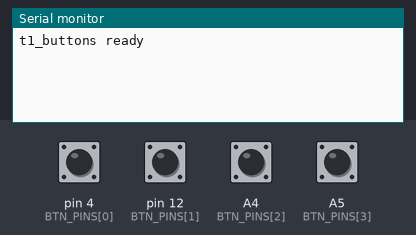
Recording of a sketch running on a simulated Arduino Uno, built with avr-gcc and run on an emulated ATmega328P. Shown: the last lines printed to the serial monitor. The test bench sets the inputs (shaded band); at power-on: A4 (BTN_PINS[2]), A5 (BTN_PINS[3]), pin 4 (BTN_PINS[0]), pin 12 (BTN_PINS[1]) HIGH.

Above: at 1.2 s.
1.3 s: pin 4 (BTN_PINS[0]) pulled LOW for 0.15 s
At 1.9 s:
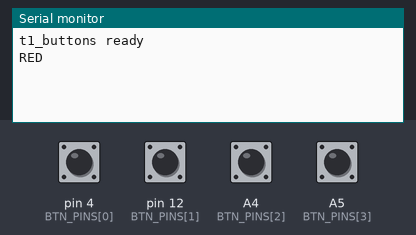
2.9 s: pin 12 (BTN_PINS[1]) pulled LOW for 0.15 s
At 4.1 s:
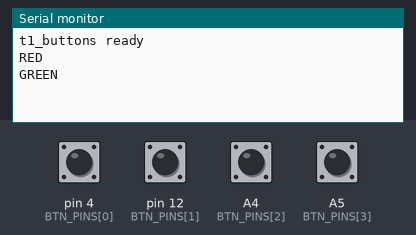
4.5 s: A4 (BTN_PINS[2]) pulled LOW for 0.15 s
At 5.5 s:
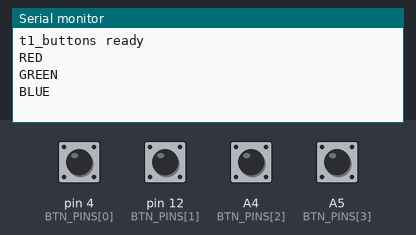
6.1 s: A5 (BTN_PINS[3]) pulled LOW for 0.15 s
At 6.7 s:
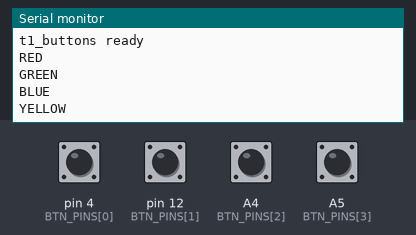

Measured:
- after the input at 1.3 s, the serial monitor: prints a new line at once (image 1)
- after the input at 2.9 s, the serial monitor: prints a new line at once (image 2)
- after the input at 4.5 s, the serial monitor: prints a new line at once (image 3)
- after the input at 6.1 s, the serial monitor: prints a new line at once (image 4)

The sketch:

t1_buttons.ino
```cpp
// Module test 1: the four coloured buttons (D4, D12, A4, A5)
// Pass: each press prints its colour once; two buttons together print both.
// Serial Monitor at 9600. Unplug the RFID SOUT wire first.

const uint8_t BTN_PINS[4]  = {4, 12, A4, A5};
const char*   BTN_NAMES[4] = {"RED", "GREEN", "BLUE", "YELLOW"};

void setup() {
  Serial.begin(9600);
  for (byte i = 0; i < 4; i++) pinMode(BTN_PINS[i], INPUT_PULLUP);
  Serial.println("t1_buttons ready");
}

void loop() {
  static bool last[4] = {HIGH, HIGH, HIGH, HIGH};
  static unsigned long changedAt[4];
  for (byte i = 0; i < 4; i++) {
    bool now = digitalRead(BTN_PINS[i]);
    if (now != last[i] && millis() - changedAt[i] > 25) {   // 25 ms debounce
      changedAt[i] = millis();
      last[i] = now;
      if (now == LOW) Serial.println(BTN_NAMES[i]);
    }
  }
}
```
